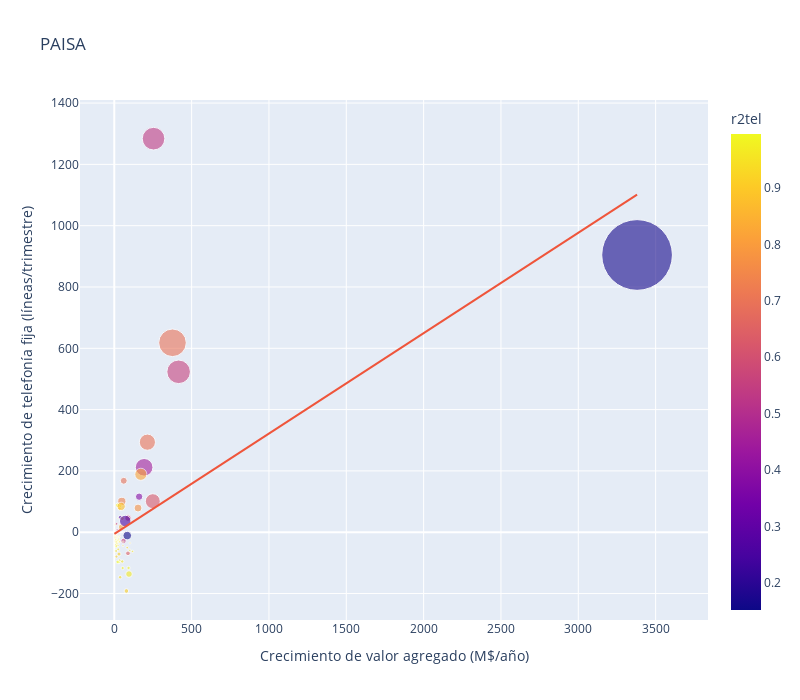

The code cell stored with this chart in its notebook:
### Code cell
rx = None
ry = None
regg = regl[3]
fig = px.scatter(dfmpc[dfmpc.region == regg], x="vaslope", y="slopetel", size="meanlines", color="r2tel",
                 hover_name="mpio", size_max=50, width=800, height=700,
                 labels={"vaslope": "Crecimiento de valor agregado (M$/año)",
                         "slopetel": "Crecimiento de telefonía fija (líneas/trimestre)"}, opacity=0.6, trendline='ols',
                 title=regg, template='plotly', range_y=ry, range_x=rx)
fig.show()

### Figure 1 — Plotly figure (JSON) as saved in the notebook; plotly's stock layout.template omitted (floating-point values rounded to 4 significant figures; data arrays with more than 128 entries replaced by an {"elided": "..."} marker saying what was removed)
{"data": [{"hovertemplate": "<b>%{hovertext}</b><br><br>Crecimiento de valor agregado (M$/año)=%{x}<br>Crecimiento de telefonía fija (líneas/trimestre)=%{y}<br>meanlines=%{marker.size}<br>r2tel=%{marker.color}<extra></extra>", "hovertext": {"elided": "148 str values"}, "legendgroup": "", "marker": {"color": {"elided": "148 float values"}, "coloraxis": "coloraxis", "opacity": 0.6, "size": {"elided": "148 float values"}, "sizemode": "area", "sizeref": 298.5, "symbol": "circle"}, "mode": "markers", "name": "", "orientation": "v", "showlegend": false, "x": {"elided": "148 float values"}, "xaxis": "x", "y": {"elided": "148 float values"}, "yaxis": "y", "type": "scatter"}, {"hovertemplate": "<b>OLS trendline</b><br>slopetel = 0.327468 * vaslope + -5.82196<br>R<sup>2</sup>=0.349003<br><br>Crecimiento de valor agregado (M$/año)=%{x}<br>Crecimiento de telefonía fija (líneas/trimestre)=%{y} <b>(trend)</b><extra></extra>", "legendgroup": "", "marker": {"symbol": "circle"}, "mode": "lines", "name": "", "showlegend": false, "x": {"elided": "148 float values"}, "xaxis": "x", "y": {"elided": "148 float values"}, "yaxis": "y", "type": "scatter"}], "layout": {"xaxis": {"anchor": "y", "domain": [0.0, 1.0], "title": {"text": "Crecimiento de valor agregado (M$/año)"}}, "yaxis": {"anchor": "x", "domain": [0.0, 1.0], "title": {"text": "Crecimiento de telefonía fija (líneas/trimestre)"}}, "coloraxis": {"colorbar": {"title": {"text": "r2tel"}}, "colorscale": [[0.0, "#0d0887"], [0.1111, "#46039f"], [0.2222, "#7201a8"], [0.3333, "#9c179e"], [0.4444, "#bd3786"], [0.5556, "#d8576b"], [0.6667, "#ed7953"], [0.7778, "#fb9f3a"], [0.8889, "#fdca26"], [1.0, "#f0f921"]]}, "legend": {"tracegroupgap": 0, "itemsizing": "constant"}, "title": {"text": "PAISA"}, "height": 700, "width": 800}}
